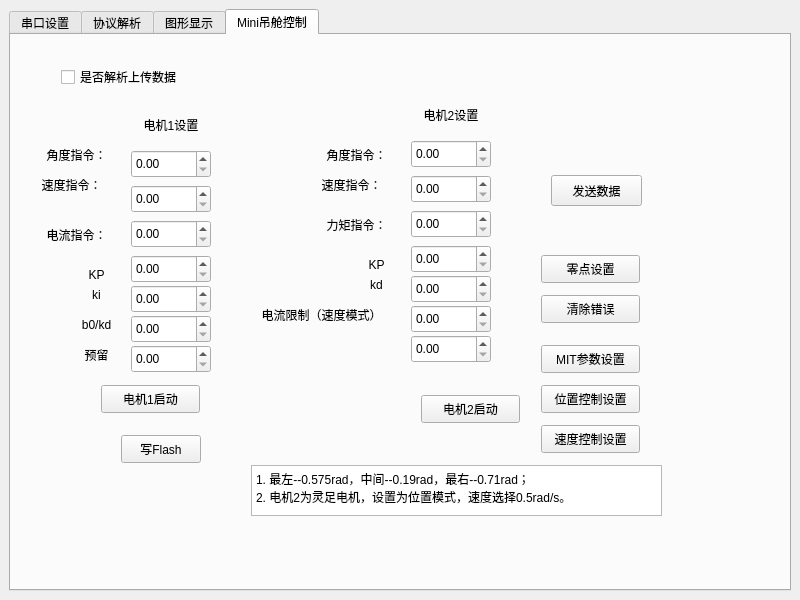
<?xml version="1.0" encoding="UTF-8"?>
<ui version="4.0">
 <class>MainWindow</class>
 <widget class="QMainWindow" name="MainWindow">
  <property name="geometry">
   <rect>
    <x>0</x>
    <y>0</y>
    <width>800</width>
    <height>600</height>
   </rect>
  </property>
  <property name="windowTitle">
   <string>串口调试助手</string>
  </property>
  <widget class="QWidget" name="centralwidget">
   <layout class="QVBoxLayout" name="verticalLayout_2">
    <item>
     <widget class="QTabWidget" name="tabWidget">
      <property name="currentIndex">
       <number>3</number>
      </property>
      <widget class="QWidget" name="tab_basic">
       <attribute name="title">
        <string>串口设置</string>
       </attribute>
       <widget class="QGroupBox" name="groupBox">
        <property name="geometry">
         <rect>
          <x>10</x>
          <y>0</y>
          <width>241</width>
          <height>291</height>
         </rect>
        </property>
        <property name="title">
         <string>串口设置</string>
        </property>
        <widget class="QWidget" name="layoutWidget">
         <property name="geometry">
          <rect>
           <x>20</x>
           <y>30</y>
           <width>211</width>
           <height>261</height>
          </rect>
         </property>
         <layout class="QGridLayout" name="gridLayout">
          <item row="5" column="0">
           <widget class="QLabel" name="label_5">
            <property name="text">
             <string>校验位</string>
            </property>
           </widget>
          </item>
          <item row="2" column="0">
           <widget class="QLabel" name="label_3">
            <property name="text">
             <string>数据位</string>
            </property>
           </widget>
          </item>
          <item row="2" column="2">
           <widget class="QComboBox" name="cBox_databit">
            <property name="currentIndex">
             <number>3</number>
            </property>
            <item>
             <property name="text">
              <string>5</string>
             </property>
            </item>
            <item>
             <property name="text">
              <string>6</string>
             </property>
            </item>
            <item>
             <property name="text">
              <string>7</string>
             </property>
            </item>
            <item>
             <property name="text">
              <string>8</string>
             </property>
            </item>
           </widget>
          </item>
          <item row="1" column="0">
           <widget class="QLabel" name="label_2">
            <property name="text">
             <string>波特率     </string>
            </property>
           </widget>
          </item>
          <item row="6" column="0" colspan="3">
           <widget class="QPushButton" name="Btn_SerialCheck">
            <property name="text">
             <string>检测串口</string>
            </property>
           </widget>
          </item>
          <item row="5" column="2">
           <widget class="QComboBox" name="cBox_checkbit">
            <item>
             <property name="text">
              <string>none</string>
             </property>
            </item>
            <item>
             <property name="text">
              <string>奇校验</string>
             </property>
            </item>
            <item>
             <property name="text">
              <string>偶校验</string>
             </property>
            </item>
           </widget>
          </item>
          <item row="0" column="0">
           <widget class="QLabel" name="label">
            <property name="text">
             <string>端 口       </string>
            </property>
           </widget>
          </item>
          <item row="7" column="0" colspan="3">
           <widget class="QPushButton" name="Btn_Openserial">
            <property name="text">
             <string>打开串口</string>
            </property>
           </widget>
          </item>
          <item row="4" column="0">
           <widget class="QLabel" name="label_4">
            <property name="text">
             <string>停止位</string>
            </property>
           </widget>
          </item>
          <item row="4" column="2">
           <widget class="QComboBox" name="cBox_stopbit">
            <item>
             <property name="text">
              <string>1</string>
             </property>
            </item>
            <item>
             <property name="text">
              <string>1.5</string>
             </property>
            </item>
            <item>
             <property name="text">
              <string>2</string>
             </property>
            </item>
           </widget>
          </item>
          <item row="0" column="1" colspan="2">
           <widget class="QComboBox" name="cBox_searil"/>
          </item>
          <item row="1" column="1" colspan="2">
           <widget class="QComboBox" name="cBox_baundrate">
            <property name="currentIndex">
             <number>3</number>
            </property>
            <item>
             <property name="text">
              <string>1200</string>
             </property>
            </item>
            <item>
             <property name="text">
              <string>2400</string>
             </property>
            </item>
            <item>
             <property name="text">
              <string>4800</string>
             </property>
            </item>
            <item>
             <property name="text">
              <string>9600</string>
             </property>
            </item>
            <item>
             <property name="text">
              <string>19200</string>
             </property>
            </item>
            <item>
             <property name="text">
              <string>38400</string>
             </property>
            </item>
            <item>
             <property name="text">
              <string>57600</string>
             </property>
            </item>
            <item>
             <property name="text">
              <string>115200</string>
             </property>
            </item>
            <item>
             <property name="text">
              <string>230400</string>
             </property>
            </item>
            <item>
             <property name="text">
              <string>460800</string>
             </property>
            </item>
           </widget>
          </item>
         </layout>
        </widget>
       </widget>
       <widget class="QGroupBox" name="groupBox_2">
        <property name="geometry">
         <rect>
          <x>10</x>
          <y>300</y>
          <width>241</width>
          <height>101</height>
         </rect>
        </property>
        <property name="title">
         <string>接收设置</string>
        </property>
        <widget class="QWidget" name="layoutWidget">
         <property name="geometry">
          <rect>
           <x>30</x>
           <y>10</y>
           <width>188</width>
           <height>92</height>
          </rect>
         </property>
         <layout class="QGridLayout" name="gridLayout_2">
          <item row="1" column="0">
           <widget class="QCheckBox" name="chk_re_time">
            <property name="text">
             <string>时间戳</string>
            </property>
           </widget>
          </item>
          <item row="0" column="1">
           <widget class="QCheckBox" name="chk_rev_hex">
            <property name="text">
             <string>HEX接收</string>
            </property>
           </widget>
          </item>
          <item row="0" column="0">
           <widget class="QPushButton" name="Btn_clearreceive">
            <property name="text">
             <string>清空接收</string>
            </property>
           </widget>
          </item>
          <item row="1" column="1">
           <widget class="QCheckBox" name="chk_rev_line">
            <property name="text">
             <string>自动换行</string>
            </property>
           </widget>
          </item>
         </layout>
        </widget>
       </widget>
       <widget class="QGroupBox" name="groupBox_3">
        <property name="geometry">
         <rect>
          <x>10</x>
          <y>410</y>
          <width>241</width>
          <height>101</height>
         </rect>
        </property>
        <property name="title">
         <string>发送设置</string>
        </property>
        <widget class="QWidget" name="layoutWidget">
         <property name="geometry">
          <rect>
           <x>10</x>
           <y>30</y>
           <width>213</width>
           <height>61</height>
          </rect>
         </property>
         <layout class="QGridLayout" name="gridLayout_3">
          <item row="0" column="0">
           <widget class="QCheckBox" name="chk_send_hex">
            <property name="text">
             <string>HEX发送</string>
            </property>
           </widget>
          </item>
          <item row="0" column="1">
           <widget class="QCheckBox" name="chk_send_line">
            <property name="text">
             <string>发送新行</string>
            </property>
           </widget>
          </item>
          <item row="1" column="0">
           <widget class="QCheckBox" name="chk_TimeSend">
            <property name="text">
             <string>自动发送</string>
            </property>
           </widget>
          </item>
          <item row="1" column="1">
           <widget class="QSpinBox" name="txt_SendMs"/>
          </item>
          <item row="1" column="2">
           <widget class="QLabel" name="label_6">
            <property name="text">
             <string>ms</string>
            </property>
           </widget>
          </item>
         </layout>
        </widget>
       </widget>
       <widget class="QPushButton" name="Btn_send">
        <property name="geometry">
         <rect>
          <x>280</x>
          <y>480</y>
          <width>99</width>
          <height>28</height>
         </rect>
        </property>
        <property name="text">
         <string>发送</string>
        </property>
       </widget>
       <widget class="QPushButton" name="Btn_ClearSend">
        <property name="geometry">
         <rect>
          <x>390</x>
          <y>480</y>
          <width>99</width>
          <height>28</height>
         </rect>
        </property>
        <property name="text">
         <string>清空发送</string>
        </property>
       </widget>
       <widget class="QTextEdit" name="Edit_send">
        <property name="geometry">
         <rect>
          <x>280</x>
          <y>430</y>
          <width>431</width>
          <height>41</height>
         </rect>
        </property>
       </widget>
       <widget class="QPlainTextEdit" name="Edit_recv">
        <property name="geometry">
         <rect>
          <x>280</x>
          <y>20</y>
          <width>431</width>
          <height>381</height>
         </rect>
        </property>
        <property name="readOnly">
         <bool>true</bool>
        </property>
       </widget>
       <widget class="QCheckBox" name="chkShowRawData">
        <property name="geometry">
         <rect>
          <x>280</x>
          <y>400</y>
          <width>161</width>
          <height>24</height>
         </rect>
        </property>
        <property name="text">
         <string>是否显示接收数据</string>
        </property>
       </widget>
      </widget>
      <widget class="QWidget" name="tab_2">
       <attribute name="title">
        <string>协议解析</string>
       </attribute>
       <widget class="QGroupBox" name="groupBox_4">
        <property name="geometry">
         <rect>
          <x>40</x>
          <y>40</y>
          <width>295</width>
          <height>78</height>
         </rect>
        </property>
        <property name="title">
         <string>发送IO指令</string>
        </property>
        <layout class="QHBoxLayout" name="horizontalLayout" stretch="0,0,0,0,0,0">
         <item>
          <widget class="QLabel" name="label_7">
           <property name="text">
            <string>IO编号</string>
           </property>
          </widget>
         </item>
         <item>
          <widget class="QSpinBox" name="spinIOID"/>
         </item>
         <item>
          <spacer name="horizontalSpacer">
           <property name="orientation">
            <enum>Qt::Orientation::Horizontal</enum>
           </property>
           <property name="sizeHint" stdset="0">
            <size>
             <width>40</width>
             <height>20</height>
            </size>
           </property>
          </spacer>
         </item>
         <item>
          <widget class="QCheckBox" name="chkIOState">
           <property name="text">
            <string>IO状态</string>
           </property>
          </widget>
         </item>
         <item>
          <spacer name="horizontalSpacer_2">
           <property name="orientation">
            <enum>Qt::Orientation::Horizontal</enum>
           </property>
           <property name="sizeHint" stdset="0">
            <size>
             <width>40</width>
             <height>20</height>
            </size>
           </property>
          </spacer>
         </item>
         <item>
          <widget class="QPushButton" name="btnSendIO">
           <property name="text">
            <string>发送</string>
           </property>
          </widget>
         </item>
        </layout>
       </widget>
       <widget class="QGroupBox" name="groupBox_5">
        <property name="geometry">
         <rect>
          <x>40</x>
          <y>150</y>
          <width>295</width>
          <height>78</height>
         </rect>
        </property>
        <property name="title">
         <string>发送浮点指令</string>
        </property>
        <layout class="QHBoxLayout" name="horizontalLayout_2" stretch="0,0,0,0,0,0">
         <item>
          <widget class="QLabel" name="label_8">
           <property name="text">
            <string>数据编号</string>
           </property>
          </widget>
         </item>
         <item>
          <widget class="QSpinBox" name="spinSensorID"/>
         </item>
         <item>
          <spacer name="horizontalSpacer_3">
           <property name="orientation">
            <enum>Qt::Orientation::Horizontal</enum>
           </property>
           <property name="sizeHint" stdset="0">
            <size>
             <width>40</width>
             <height>20</height>
            </size>
           </property>
          </spacer>
         </item>
         <item>
          <widget class="QDoubleSpinBox" name="spinFloatValue"/>
         </item>
         <item>
          <spacer name="horizontalSpacer_4">
           <property name="orientation">
            <enum>Qt::Orientation::Horizontal</enum>
           </property>
           <property name="sizeHint" stdset="0">
            <size>
             <width>40</width>
             <height>20</height>
            </size>
           </property>
          </spacer>
         </item>
         <item>
          <widget class="QPushButton" name="btnSendFloat">
           <property name="text">
            <string>发送</string>
           </property>
          </widget>
         </item>
        </layout>
       </widget>
       <widget class="QGroupBox" name="groupBox_6">
        <property name="geometry">
         <rect>
          <x>40</x>
          <y>250</y>
          <width>301</width>
          <height>80</height>
         </rect>
        </property>
        <property name="title">
         <string>本设备ID设置</string>
        </property>
        <widget class="QWidget" name="layoutWidget">
         <property name="geometry">
          <rect>
           <x>10</x>
           <y>30</y>
           <width>146</width>
           <height>30</height>
          </rect>
         </property>
         <layout class="QHBoxLayout" name="horizontalLayout_3">
          <item>
           <widget class="QLabel" name="label_9">
            <property name="text">
             <string>本设备ID：    </string>
            </property>
           </widget>
          </item>
          <item>
           <widget class="QSpinBox" name="spinDeviceID"/>
          </item>
         </layout>
        </widget>
       </widget>
       <widget class="QListWidget" name="listProtocolLog">
        <property name="geometry">
         <rect>
          <x>370</x>
          <y>60</y>
          <width>391</width>
          <height>211</height>
         </rect>
        </property>
       </widget>
       <widget class="QGroupBox" name="groupBox_7">
        <property name="geometry">
         <rect>
          <x>40</x>
          <y>350</y>
          <width>301</width>
          <height>80</height>
         </rect>
        </property>
        <property name="title">
         <string>接收数据处理</string>
        </property>
        <widget class="QCheckBox" name="chkEnableProtocol">
         <property name="geometry">
          <rect>
           <x>10</x>
           <y>30</y>
           <width>181</width>
           <height>24</height>
          </rect>
         </property>
         <property name="text">
          <string>是否解析接收的数据</string>
         </property>
        </widget>
       </widget>
      </widget>
      <widget class="QWidget" name="tab_chart">
       <attribute name="title">
        <string>图形显示</string>
       </attribute>
      </widget>
      <widget class="QWidget" name="tab">
       <attribute name="title">
        <string>Mini吊舱控制</string>
       </attribute>
       <widget class="QCheckBox" name="chk_receiveProtocol">
        <property name="geometry">
         <rect>
          <x>50</x>
          <y>30</y>
          <width>201</width>
          <height>24</height>
         </rect>
        </property>
        <property name="text">
         <string>是否解析上传数据</string>
        </property>
       </widget>
       <widget class="QLabel" name="label_22">
        <property name="geometry">
         <rect>
          <x>20</x>
          <y>110</y>
          <width>91</width>
          <height>20</height>
         </rect>
        </property>
        <property name="text">
         <string>角度指令：</string>
        </property>
        <property name="alignment">
         <set>Qt::AlignmentFlag::AlignCenter</set>
        </property>
       </widget>
       <widget class="QLabel" name="label_23">
        <property name="geometry">
         <rect>
          <x>10</x>
          <y>140</y>
          <width>101</width>
          <height>20</height>
         </rect>
        </property>
        <property name="text">
         <string>速度指令：</string>
        </property>
        <property name="alignment">
         <set>Qt::AlignmentFlag::AlignCenter</set>
        </property>
       </widget>
       <widget class="QLabel" name="label_24">
        <property name="geometry">
         <rect>
          <x>20</x>
          <y>190</y>
          <width>91</width>
          <height>20</height>
         </rect>
        </property>
        <property name="text">
         <string>电流指令：</string>
        </property>
        <property name="alignment">
         <set>Qt::AlignmentFlag::AlignCenter</set>
        </property>
       </widget>
       <widget class="QLabel" name="label_25">
        <property name="geometry">
         <rect>
          <x>60</x>
          <y>230</y>
          <width>51</width>
          <height>20</height>
         </rect>
        </property>
        <property name="text">
         <string>KP</string>
        </property>
        <property name="alignment">
         <set>Qt::AlignmentFlag::AlignCenter</set>
        </property>
       </widget>
       <widget class="QLabel" name="label_26">
        <property name="geometry">
         <rect>
          <x>60</x>
          <y>250</y>
          <width>51</width>
          <height>20</height>
         </rect>
        </property>
        <property name="text">
         <string>ki</string>
        </property>
        <property name="alignment">
         <set>Qt::AlignmentFlag::AlignCenter</set>
        </property>
       </widget>
       <widget class="QDoubleSpinBox" name="Motor2_para3_doubleSpinBox">
        <property name="geometry">
         <rect>
          <x>400</x>
          <y>175</y>
          <width>80</width>
          <height>28</height>
         </rect>
        </property>
       </widget>
       <widget class="QDoubleSpinBox" name="Motor2_para1_doubleSpinBox">
        <property name="geometry">
         <rect>
          <x>400</x>
          <y>105</y>
          <width>80</width>
          <height>28</height>
         </rect>
        </property>
       </widget>
       <widget class="QDoubleSpinBox" name="Motor2_para5_doubleSpinBox">
        <property name="geometry">
         <rect>
          <x>400</x>
          <y>240</y>
          <width>80</width>
          <height>28</height>
         </rect>
        </property>
       </widget>
       <widget class="QDoubleSpinBox" name="Motor2_para2_doubleSpinBox">
        <property name="geometry">
         <rect>
          <x>400</x>
          <y>140</y>
          <width>80</width>
          <height>28</height>
         </rect>
        </property>
       </widget>
       <widget class="QDoubleSpinBox" name="Motor2_para4_doubleSpinBox">
        <property name="geometry">
         <rect>
          <x>400</x>
          <y>210</y>
          <width>80</width>
          <height>28</height>
         </rect>
        </property>
       </widget>
       <widget class="QLabel" name="label_27">
        <property name="geometry">
         <rect>
          <x>400</x>
          <y>70</y>
          <width>80</width>
          <height>20</height>
         </rect>
        </property>
        <property name="text">
         <string>电机2设置</string>
        </property>
        <property name="alignment">
         <set>Qt::AlignmentFlag::AlignCenter</set>
        </property>
       </widget>
       <widget class="QLabel" name="label_28">
        <property name="geometry">
         <rect>
          <x>120</x>
          <y>80</y>
          <width>80</width>
          <height>20</height>
         </rect>
        </property>
        <property name="text">
         <string>电机1设置</string>
        </property>
        <property name="alignment">
         <set>Qt::AlignmentFlag::AlignCenter</set>
        </property>
       </widget>
       <widget class="QDoubleSpinBox" name="Motor1_para4_doubleSpinBox">
        <property name="geometry">
         <rect>
          <x>120</x>
          <y>220</y>
          <width>80</width>
          <height>28</height>
         </rect>
        </property>
       </widget>
       <widget class="QDoubleSpinBox" name="Motor1_para2_doubleSpinBox">
        <property name="geometry">
         <rect>
          <x>120</x>
          <y>150</y>
          <width>80</width>
          <height>28</height>
         </rect>
        </property>
       </widget>
       <widget class="QDoubleSpinBox" name="Motor1_para1_doubleSpinBox">
        <property name="geometry">
         <rect>
          <x>120</x>
          <y>115</y>
          <width>80</width>
          <height>28</height>
         </rect>
        </property>
       </widget>
       <widget class="QDoubleSpinBox" name="Motor1_para5_doubleSpinBox">
        <property name="geometry">
         <rect>
          <x>120</x>
          <y>250</y>
          <width>80</width>
          <height>28</height>
         </rect>
        </property>
       </widget>
       <widget class="QDoubleSpinBox" name="Motor1_para3_doubleSpinBox">
        <property name="geometry">
         <rect>
          <x>120</x>
          <y>185</y>
          <width>80</width>
          <height>28</height>
         </rect>
        </property>
       </widget>
       <widget class="QPushButton" name="Wirte_Flash_Btn">
        <property name="geometry">
         <rect>
          <x>110</x>
          <y>400</y>
          <width>80</width>
          <height>28</height>
         </rect>
        </property>
        <property name="text">
         <string>写Flash</string>
        </property>
       </widget>
       <widget class="QPushButton" name="Motor1_qiting_btn">
        <property name="geometry">
         <rect>
          <x>90</x>
          <y>350</y>
          <width>99</width>
          <height>28</height>
         </rect>
        </property>
        <property name="text">
         <string>电机1启动</string>
        </property>
       </widget>
       <widget class="QPushButton" name="Motor2_qiting_btn">
        <property name="geometry">
         <rect>
          <x>410</x>
          <y>360</y>
          <width>99</width>
          <height>28</height>
         </rect>
        </property>
        <property name="text">
         <string>电机2启动</string>
        </property>
       </widget>
       <widget class="QDoubleSpinBox" name="Motor2_para6_doubleSpinBox">
        <property name="geometry">
         <rect>
          <x>400</x>
          <y>270</y>
          <width>80</width>
          <height>28</height>
         </rect>
        </property>
       </widget>
       <widget class="QDoubleSpinBox" name="Motor1_para6_doubleSpinBox">
        <property name="geometry">
         <rect>
          <x>120</x>
          <y>280</y>
          <width>80</width>
          <height>28</height>
         </rect>
        </property>
       </widget>
       <widget class="QDoubleSpinBox" name="Motor1_para7_doubleSpinBox">
        <property name="geometry">
         <rect>
          <x>120</x>
          <y>310</y>
          <width>80</width>
          <height>28</height>
         </rect>
        </property>
       </widget>
       <widget class="QDoubleSpinBox" name="Motor2_para7_doubleSpinBox">
        <property name="geometry">
         <rect>
          <x>400</x>
          <y>300</y>
          <width>80</width>
          <height>28</height>
         </rect>
        </property>
       </widget>
       <widget class="QLabel" name="label_29">
        <property name="geometry">
         <rect>
          <x>60</x>
          <y>280</y>
          <width>51</width>
          <height>20</height>
         </rect>
        </property>
        <property name="text">
         <string>b0/kd</string>
        </property>
        <property name="alignment">
         <set>Qt::AlignmentFlag::AlignCenter</set>
        </property>
       </widget>
       <widget class="QLabel" name="label_30">
        <property name="geometry">
         <rect>
          <x>60</x>
          <y>310</y>
          <width>51</width>
          <height>20</height>
         </rect>
        </property>
        <property name="text">
         <string>预留</string>
        </property>
        <property name="alignment">
         <set>Qt::AlignmentFlag::AlignCenter</set>
        </property>
       </widget>
       <widget class="QPushButton" name="pushButton_MITSet">
        <property name="geometry">
         <rect>
          <x>530</x>
          <y>310</y>
          <width>99</width>
          <height>28</height>
         </rect>
        </property>
        <property name="text">
         <string>MIT参数设置</string>
        </property>
       </widget>
       <widget class="QPushButton" name="pushButton_ZeroSet">
        <property name="geometry">
         <rect>
          <x>530</x>
          <y>220</y>
          <width>99</width>
          <height>28</height>
         </rect>
        </property>
        <property name="text">
         <string>零点设置</string>
        </property>
       </widget>
       <widget class="QPushButton" name="pushButton_error_clear">
        <property name="geometry">
         <rect>
          <x>530</x>
          <y>260</y>
          <width>99</width>
          <height>28</height>
         </rect>
        </property>
        <property name="text">
         <string>清除错误</string>
        </property>
       </widget>
       <widget class="QPushButton" name="pushButton_weizhiSet">
        <property name="geometry">
         <rect>
          <x>530</x>
          <y>350</y>
          <width>99</width>
          <height>28</height>
         </rect>
        </property>
        <property name="text">
         <string>位置控制设置</string>
        </property>
       </widget>
       <widget class="QPushButton" name="pushButton_suduset">
        <property name="geometry">
         <rect>
          <x>530</x>
          <y>390</y>
          <width>99</width>
          <height>28</height>
         </rect>
        </property>
        <property name="text">
         <string>速度控制设置</string>
        </property>
       </widget>
       <widget class="QLabel" name="label_31">
        <property name="geometry">
         <rect>
          <x>300</x>
          <y>110</y>
          <width>91</width>
          <height>20</height>
         </rect>
        </property>
        <property name="text">
         <string>角度指令：</string>
        </property>
        <property name="alignment">
         <set>Qt::AlignmentFlag::AlignCenter</set>
        </property>
       </widget>
       <widget class="QLabel" name="label_32">
        <property name="geometry">
         <rect>
          <x>290</x>
          <y>140</y>
          <width>101</width>
          <height>20</height>
         </rect>
        </property>
        <property name="text">
         <string>速度指令：</string>
        </property>
        <property name="alignment">
         <set>Qt::AlignmentFlag::AlignCenter</set>
        </property>
       </widget>
       <widget class="QLabel" name="label_33">
        <property name="geometry">
         <rect>
          <x>300</x>
          <y>180</y>
          <width>91</width>
          <height>20</height>
         </rect>
        </property>
        <property name="text">
         <string>力矩指令：</string>
        </property>
        <property name="alignment">
         <set>Qt::AlignmentFlag::AlignCenter</set>
        </property>
       </widget>
       <widget class="QLabel" name="label_34">
        <property name="geometry">
         <rect>
          <x>340</x>
          <y>220</y>
          <width>51</width>
          <height>20</height>
         </rect>
        </property>
        <property name="text">
         <string>KP</string>
        </property>
        <property name="alignment">
         <set>Qt::AlignmentFlag::AlignCenter</set>
        </property>
       </widget>
       <widget class="QLabel" name="label_35">
        <property name="geometry">
         <rect>
          <x>340</x>
          <y>240</y>
          <width>51</width>
          <height>20</height>
         </rect>
        </property>
        <property name="text">
         <string>kd</string>
        </property>
        <property name="alignment">
         <set>Qt::AlignmentFlag::AlignCenter</set>
        </property>
       </widget>
       <widget class="QLabel" name="label_36">
        <property name="geometry">
         <rect>
          <x>230</x>
          <y>270</y>
          <width>161</width>
          <height>20</height>
         </rect>
        </property>
        <property name="text">
         <string>电流限制（速度模式）</string>
        </property>
        <property name="alignment">
         <set>Qt::AlignmentFlag::AlignCenter</set>
        </property>
       </widget>
       <widget class="QPlainTextEdit" name="plainTextEdit">
        <property name="geometry">
         <rect>
          <x>240</x>
          <y>430</y>
          <width>411</width>
          <height>51</height>
         </rect>
        </property>
        <property name="plainText">
         <string>1. 最左--0.575rad，中间--0.19rad，最右--0.71rad；
2. 电机2为灵足电机，设置为位置模式，速度选择0.5rad/s。</string>
        </property>
       </widget>
       <widget class="QPushButton" name="btn_SendControl">
        <property name="geometry">
         <rect>
          <x>540</x>
          <y>140</y>
          <width>91</width>
          <height>31</height>
         </rect>
        </property>
        <property name="text">
         <string>发送数据</string>
        </property>
       </widget>
      </widget>
     </widget>
    </item>
   </layout>
  </widget>
  <action name="actiontisoshi">
   <property name="text">
    <string>tisoshi </string>
   </property>
  </action>
 </widget>
 <resources/>
 <connections/>
</ui>
